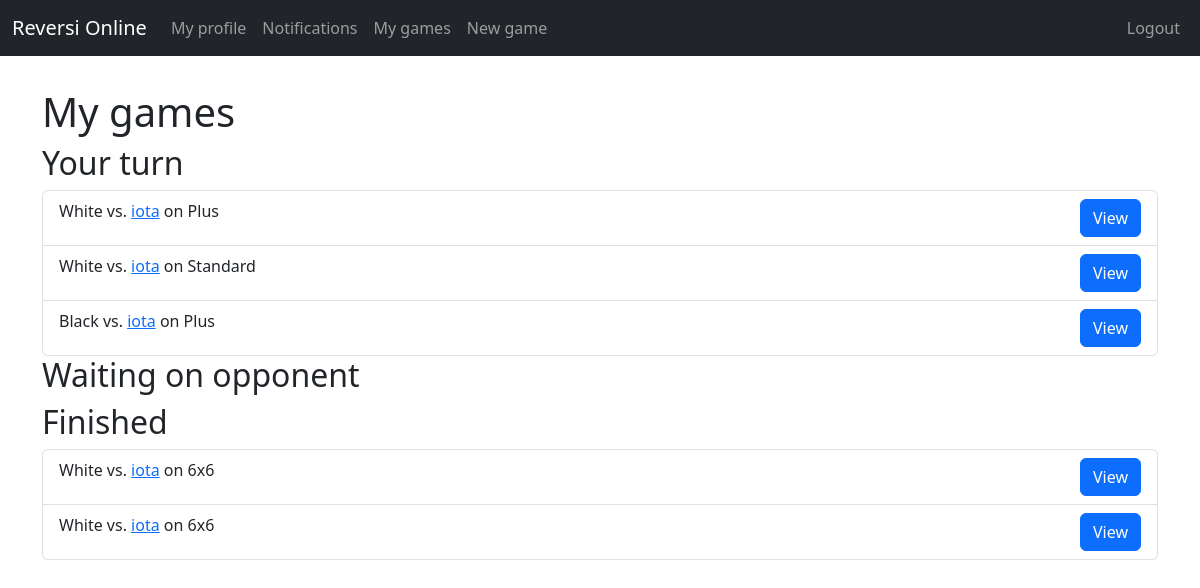
Screenshot of /game/my_games (signed in) with the database file from the repository.
### game/models.py (models this page shows, shortened)
class Game(models.Model):
    first_player = models.ForeignKey(User, on_delete=models.CASCADE, related_name='first_player_in')
    second_player = models.ForeignKey(User, null=True, on_delete=models.CASCADE, related_name='second_player_in')
    first_player_is_X = models.BooleanField(default=True)
    first_players_turn = models.BooleanField(default=True)
    board_name = models.CharField(max_length=50)
    board_string = models.CharField(max_length=1056)
    open_game = models.BooleanField(default=False)
    game_started = models.BooleanField(default=False)
    game_ended = models.BooleanField(default=False)
    winner = models.CharField(max_length=1, null=True)
    most_recent_move = models.DateTimeField(auto_now_add=True)

### game/views.py (the view)
# urls.py: path('my_games', views.my_games, name="my_games"),
def my_games(req):
    my_turn = get_game_data(Game.objects.filter(game_started=True, game_ended=False).filter(Q(first_players_turn=True, first_player=req.user) | Q(first_players_turn=False, second_player=req.user)), req.user)
    opp_turn = get_game_data(Game.objects.filter(game_started=True, game_ended=False).filter(Q(first_players_turn=True, second_player=req.user) | Q(first_players_turn=False, first_player=req.user)), req.user)
    finshed = get_game_data(Game.objects.filter(game_ended=True), req.user)
    ctx = {
        'my_turn': my_turn,
        'opp_turn': opp_turn,
        'finished': finshed,
    }
    return render(req, 'game/my_games.html', ctx)

### game/views.py (called while the page is built)
def get_game_data(game_list, user):
    role = []
    opponent = []
    for game in game_list:
        if user == game.first_player:
            opponent.append(game.second_player)
            role.append("White")
        else:
            opponent.append(game.first_player)
            role.append("Black")
    return zip(game_list, role, opponent)

### game/templates/game/my_games.html (shortened to what this page needs)
{% extends 'base/base.html' %}
{% block body %}
<h1>My games</h1>
<h2>Your turn</h2>
{% include 'base/game_list.html' with games=my_turn %}
<h2>Waiting on opponent</h2>
<h2>Finished</h2>
{% include 'base/game_list.html' with games=finished %}
{% endblock %}

### base/templates/base/game_list.html
<ul class="list-group">
    {% for game_data in games %}
    <li class="list-group-item">
        <span class="float-start">
            {{ game_data.1 }} vs. <a href="{% url 'base:profile' game_data.2 %}">{{ game_data.2 }}</a> on {{ game_data.0.board_name }}
        </span>
        <a href="{% url 'game:view_game' game_data.0.id %}" class="btn btn-primary float-end" style="margin-left: 10vw">View</a>
    </li>
    {% endfor %}
</ul>

### rows the page displays
Game: game_data "White", username "iota", board_name "Plus"
Game: game_data "White", username "iota", board_name "Standard"
Game: game_data "Black", username "iota", board_name "Plus"
Game: game_data "White", username "iota", board_name "6x6"
Game: game_data "White", username "iota", board_name "6x6"
